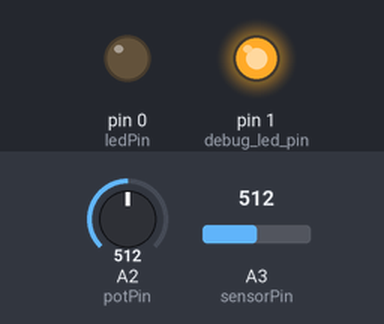
The sketch below on a simulated Arduino Uno, built with avr-gcc and run on an emulated ATmega328P. Shown: output pins drawn as LEDs (lit = HIGH). Dashed ring = blinking. The inputs (shaded band) are chosen by the test bench; at power-on: A2 (potPin) = 512, A3 (sensorPin) = 512.

Above: at 1.2 s.
1.3 s: A2 (potPin) set to 499
At 2.3 s:
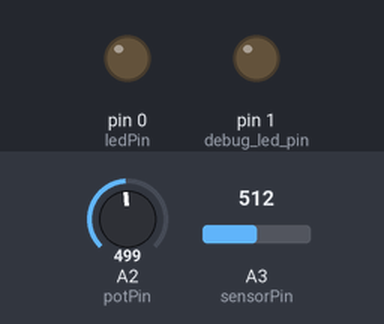
2.8 s: A2 (potPin) set to 716
At 3.4 s:
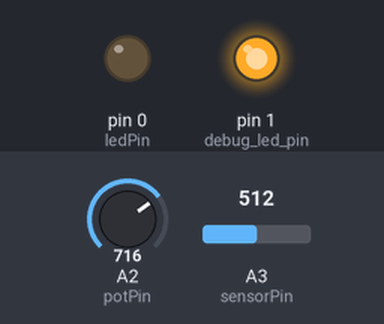
4.3 s: A2 (potPin) set to 511
At 8.3 s:
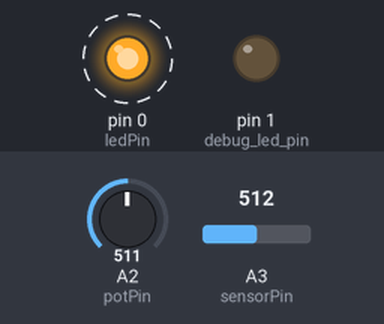
Timing chart, 0 to 14.8 s (numbered marks = the images above; inputs shaded):
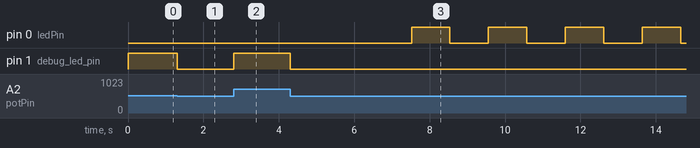

Measured:
- the behaviour switches between 512 and 511 on A2 (potPin) (found by bisection; images 0 and 1)
- after the input at 1.3 s, pin 1 (debug_led_pin): HIGH → LOW at once
- after the input at 2.8 s, pin 1 (debug_led_pin): LOW → HIGH at once
- after the input at 4.3 s, pin 0 (ledPin): alternates HIGH for 1.0 s and LOW for 1.0 s, starting after 3.2 s; pin 1 (debug_led_pin): HIGH → LOW at once

The sketch:

container_analog_test.ino
```cpp
/* Smart Containers v1.1
 *
 *  Read Me :
 *
 *  Detect the moisture from the soil, if the soil is wet, shut down the led lights.
 *  If the soil is dry, start warning mood, breath every offTime milliseconds, each time lasts onTime millisecond.
 *
 *  TO DO :
 *
 *  Put to sleep mode to save power, only wake up when the soil needs water
 *
 *  BY: Jasper Wang
 *  TIME : 12/11/2019
 *
 */

#define ledPin 0
#define sensorPin A3                  // set the soil sensor pin to A3 (PB3/2).
#define potPin A2                     // Set the potentiometer pin to A2 (PB3 / 3).

int brightness = 0;                             // variables for the Led beath function.
int fadeAmount = 5;
int fadeInterval = 20;
unsigned long preTime = 0;

bool ledStatus = false;                         // variables for the warn interval.
unsigned long lastTimeOn = 0;
unsigned long lastTimeOff = 0;
unsigned long onTime = 20000;                   // change here to adjust the time for warning.
unsigned long offTime = 7000;                   // change here to adjust the time not warning.

/*************************** setup here ***************************/

void setup() {
  pinMode(ledPin, OUTPUT);
  pinMode(sensorPin, INPUT);
  pinMode(potPin, INPUT);
  pinMode(1, OUTPUT);                             // debug led pin !! delete it lastly.

}

/*************************** main loop here ***************************/

void loop() {
  int sensorValue = analogRead(sensorPin);        // read the value from the soil sensor.
  int threshold = analogRead(potPin);             // read the value from the potentiometer.
  float brightness = threshold / 4;              // debug led pin !! delete it lastly.
  analogWrite(1,brightness);


  if (sensorValue >= threshold) {               // if the soil is dry under the threshold, enter warning mode.

    if (ledStatus == false) {
      if (millis() - lastTimeOff >= offTime) {

        lastTimeOn = millis();                     // mark the time when led was on, reverse the led status.
        ledStatus = true;
      }
    } else {

       unsigned long timeOn = millis();             // grab the current time and start breathing the led.
       warning(timeOn);

      if (millis() - lastTimeOn >= onTime ) {

        turnOff();                                  // turn the led off.

        lastTimeOff = millis();                     // grab the time when led was off and reverse the status.
        ledStatus = false;
      }
    }
  } else {
    turnOff();                                       // if the soil suck enough water, turn off the led.
  }

}

/*************************** a function to breath the led  ***************************/

void warning(unsigned long thisMillis) {

  if (thisMillis - preTime >= fadeInterval) {

    analogWrite(ledPin, brightness);
    brightness += fadeAmount;
    if (brightness <= 0 || brightness >= 255) {
      fadeAmount = - fadeAmount;
    }
    preTime = thisMillis;
  }

}

/*************************** a function to turn off the led  ***************************/

void turnOff() {
  digitalWrite(ledPin, LOW);
}
```
